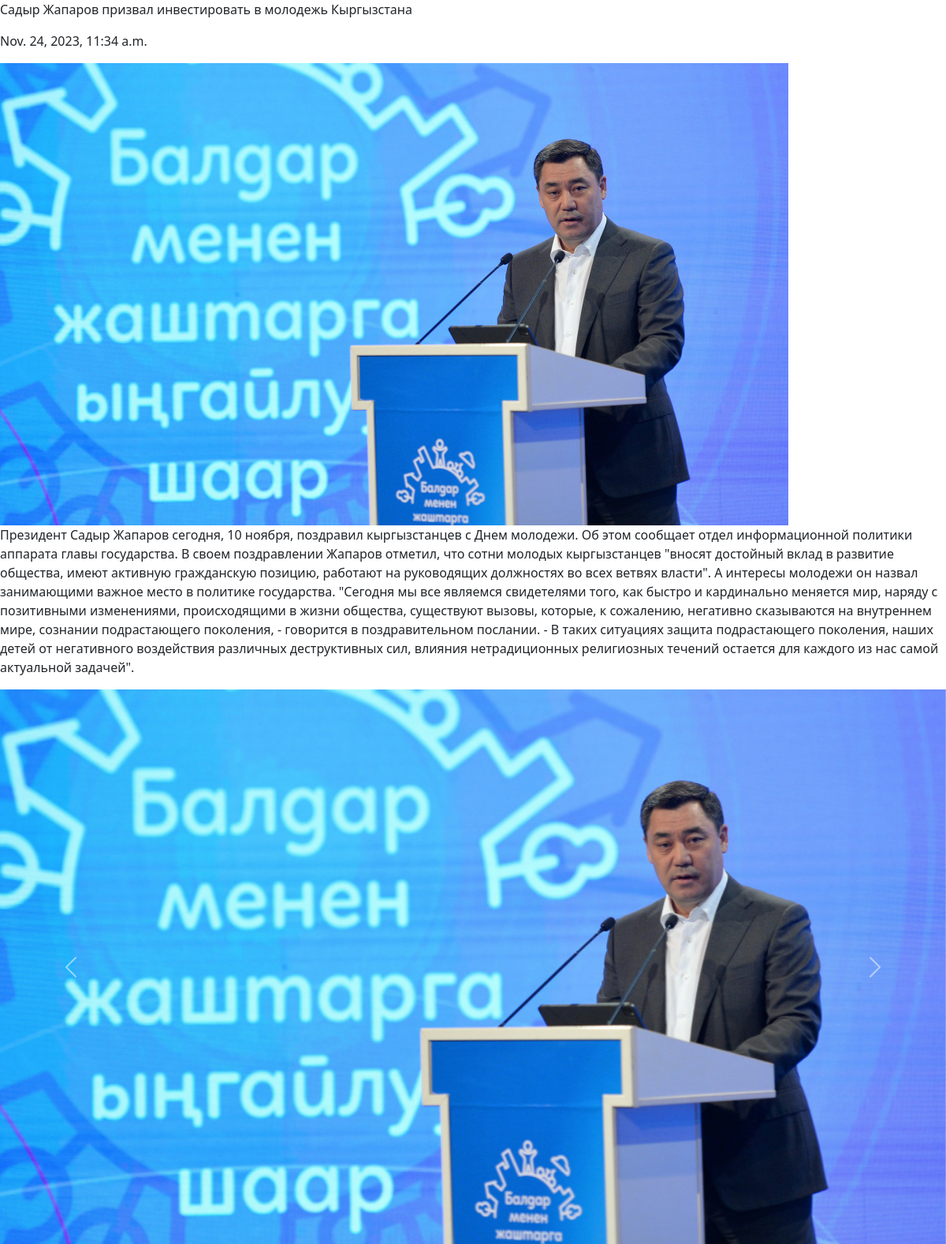
/4/, run on an earlier commit of the app's database.
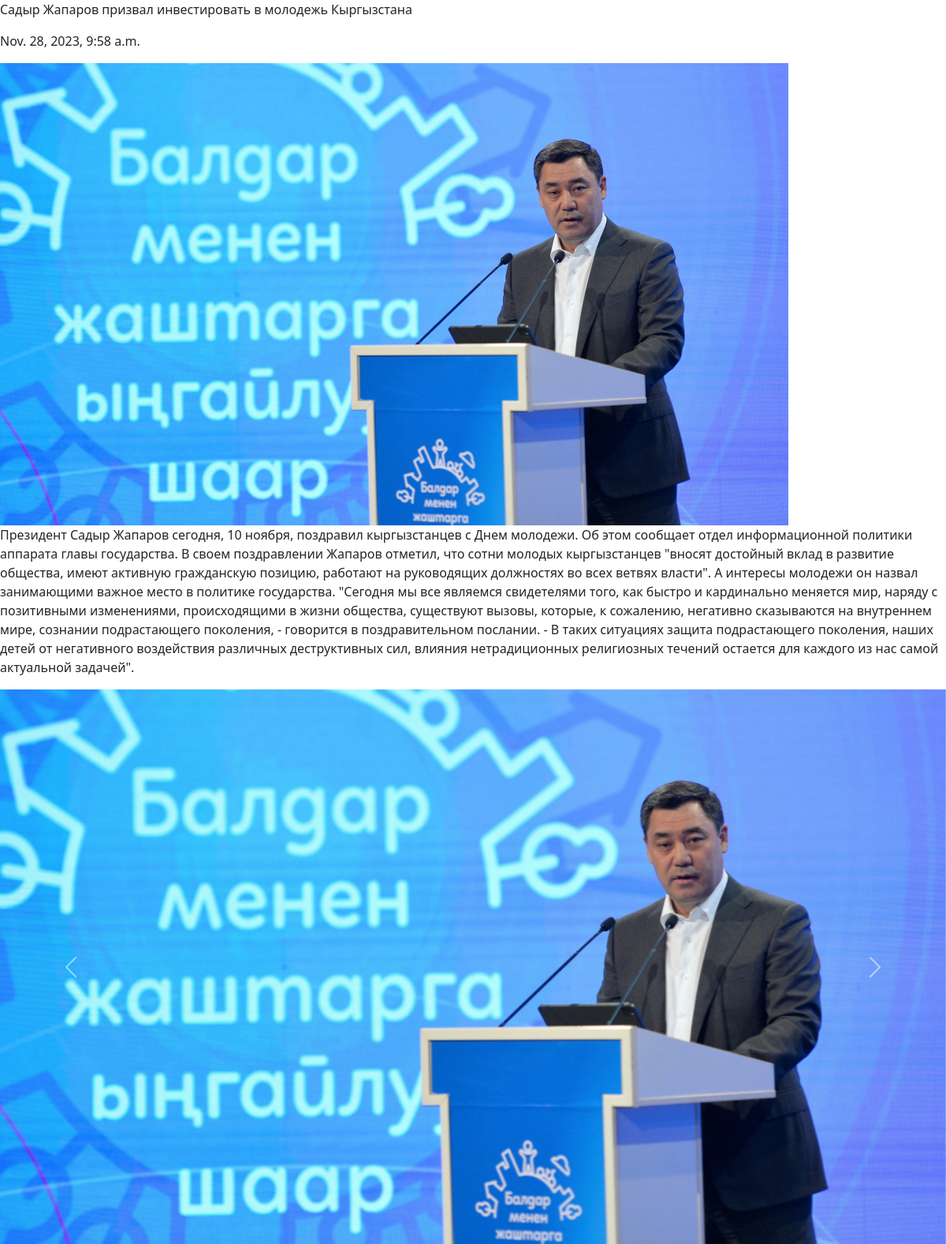
And on a later commit of the database.
### main/models.py (models this page shows)
class News(models.Model):
    title = models.CharField(max_length=100)
    picture = models.ImageField(blank=True, null=True)
    text = models.TextField(blank=True, null=True)
    data = models.DateTimeField(auto_now=True)

### main/views.py (the view)
# urls.py: path('<int:pk>/', views.NewsDetailView.as_view(), name='mydetail'),
class NewsDetailView(DetailView):
    model = News
    template_name = 'detail.html'
    context_object_name = 'news'
    def get_context_data(self, **kwargs):
        context = super().get_context_data(**kwargs)
        context['images'] = self.object.image_set.all()
        return context

### templates/detail.html (shortened to what this page needs)
{% load static %}
<!DOCTYPE html>
<html lang="en">
<head>
    <link href="https://cdn.jsdelivr.net/npm/bootstrap@5.3.2/dist/css/bootstrap.min.css" rel="stylesheet"
>
</head>
<body class="main">
<p>{{news.title}}</p>
<p>{{news.data}}</p>
<img src="{{news.picture.url}}">
<p>{{news.text}}</p>
<div id="carouselExampleControls" class="carousel slide" data-bs-ride="carousel">
    <div class="carousel-inner">
        <div class="carousel-item active">
            <img src="{{news.picture.url}}" class="d-block w-100" alt="...">
        </div>
    </div>
    <button class="carousel-control-prev" type="button" data-bs-target="#carouselExampleControls" data-bs-slide="prev">
        <span class="carousel-control-prev-icon" aria-hidden="true"></span>
    </button>
    <button class="carousel-control-next" type="button" data-bs-target="#carouselExampleControls" data-bs-slide="next">
        <span class="carousel-control-next-icon" aria-hidden="true"></span>
    </button>
</div>
</body>
</html>

What changed in the data, as far as the page shows it:
changed News "Садыр Жапаров призвал инвестировать в молодежь Кыргызстана": data "Nov. 24, 2023, 11:34 a.m." → "Nov. 28, 2023, 9:58 a.m."
